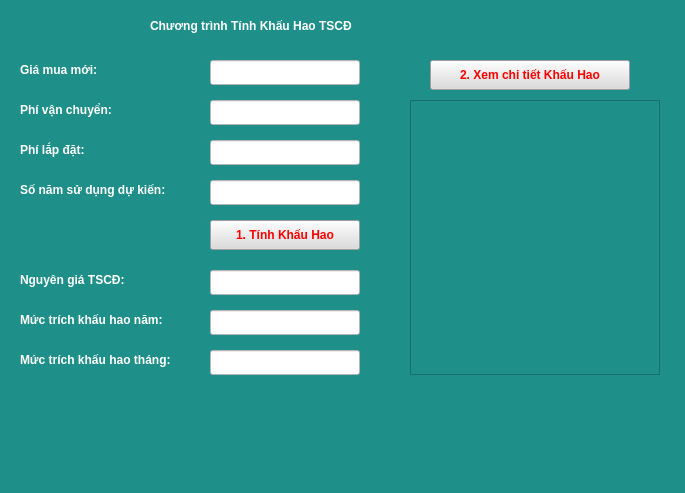
<?xml version="1.0" encoding="UTF-8"?>
<ui version="4.0">
 <class>MainWindow</class>
 <widget class="QMainWindow" name="MainWindow">
  <property name="geometry">
   <rect>
    <x>0</x>
    <y>0</y>
    <width>685</width>
    <height>493</height>
   </rect>
  </property>
  <property name="windowTitle">
   <string>Trần Đỗ Khánh Thư</string>
  </property>
  <widget class="QWidget" name="centralwidget">
   <property name="styleSheet">
    <string notr="true">background-color: rgb(30, 143, 137); color: white; font-weight: bold;</string>
   </property>
   <widget class="QLabel" name="label_title">
    <property name="geometry">
     <rect>
      <x>150</x>
      <y>10</y>
      <width>421</width>
      <height>31</height>
     </rect>
    </property>
    <property name="font">
     <font>
      <weight>75</weight>
      <bold>true</bold>
     </font>
    </property>
    <property name="text">
     <string>Chương trình Tính Khấu Hao TSCĐ</string>
    </property>
   </widget>
   <widget class="QLabel" name="label">
    <property name="geometry">
     <rect>
      <x>20</x>
      <y>60</y>
      <width>120</width>
      <height>20</height>
     </rect>
    </property>
    <property name="text">
     <string>Giá mua mới:</string>
    </property>
   </widget>
   <widget class="QLineEdit" name="lineEdit_purchase">
    <property name="geometry">
     <rect>
      <x>210</x>
      <y>60</y>
      <width>150</width>
      <height>25</height>
     </rect>
    </property>
    <property name="styleSheet">
     <string>background-color: white; color: black;</string>
    </property>
   </widget>
   <widget class="QLabel" name="label_2">
    <property name="geometry">
     <rect>
      <x>20</x>
      <y>100</y>
      <width>120</width>
      <height>20</height>
     </rect>
    </property>
    <property name="text">
     <string>Phí vận chuyển:</string>
    </property>
   </widget>
   <widget class="QLineEdit" name="lineEdit_transport">
    <property name="geometry">
     <rect>
      <x>210</x>
      <y>100</y>
      <width>150</width>
      <height>25</height>
     </rect>
    </property>
    <property name="styleSheet">
     <string>background-color: white; color: black;</string>
    </property>
   </widget>
   <widget class="QLabel" name="label_3">
    <property name="geometry">
     <rect>
      <x>20</x>
      <y>140</y>
      <width>120</width>
      <height>20</height>
     </rect>
    </property>
    <property name="text">
     <string>Phí lắp đặt:</string>
    </property>
   </widget>
   <widget class="QLineEdit" name="lineEdit_install">
    <property name="geometry">
     <rect>
      <x>210</x>
      <y>140</y>
      <width>150</width>
      <height>25</height>
     </rect>
    </property>
    <property name="styleSheet">
     <string>background-color: white; color: black;</string>
    </property>
   </widget>
   <widget class="QLabel" name="label_4">
    <property name="geometry">
     <rect>
      <x>20</x>
      <y>180</y>
      <width>171</width>
      <height>20</height>
     </rect>
    </property>
    <property name="text">
     <string>Số năm sử dụng dự kiến:</string>
    </property>
   </widget>
   <widget class="QLineEdit" name="lineEdit_years">
    <property name="geometry">
     <rect>
      <x>210</x>
      <y>180</y>
      <width>150</width>
      <height>25</height>
     </rect>
    </property>
    <property name="styleSheet">
     <string>background-color: white; color: black;</string>
    </property>
   </widget>
   <widget class="QPushButton" name="btn_calc_basic">
    <property name="geometry">
     <rect>
      <x>210</x>
      <y>220</y>
      <width>150</width>
      <height>30</height>
     </rect>
    </property>
    <property name="styleSheet">
     <string>background-color: rgb(220, 220, 220); color: red;</string>
    </property>
    <property name="text">
     <string>1. Tính Khấu Hao</string>
    </property>
   </widget>
   <widget class="QLabel" name="label_5">
    <property name="geometry">
     <rect>
      <x>20</x>
      <y>270</y>
      <width>120</width>
      <height>20</height>
     </rect>
    </property>
    <property name="text">
     <string>Nguyên giá TSCĐ:</string>
    </property>
   </widget>
   <widget class="QLineEdit" name="lineEdit_original_price">
    <property name="geometry">
     <rect>
      <x>210</x>
      <y>270</y>
      <width>150</width>
      <height>25</height>
     </rect>
    </property>
    <property name="styleSheet">
     <string>background-color: white; color: black;</string>
    </property>
    <property name="readOnly">
     <bool>true</bool>
    </property>
   </widget>
   <widget class="QLabel" name="label_6">
    <property name="geometry">
     <rect>
      <x>20</x>
      <y>310</y>
      <width>171</width>
      <height>20</height>
     </rect>
    </property>
    <property name="text">
     <string>Mức trích khấu hao năm:</string>
    </property>
   </widget>
   <widget class="QLineEdit" name="lineEdit_annual_dep">
    <property name="geometry">
     <rect>
      <x>210</x>
      <y>310</y>
      <width>150</width>
      <height>25</height>
     </rect>
    </property>
    <property name="styleSheet">
     <string>background-color: white; color: black;</string>
    </property>
    <property name="readOnly">
     <bool>true</bool>
    </property>
   </widget>
   <widget class="QLabel" name="label_7">
    <property name="geometry">
     <rect>
      <x>20</x>
      <y>350</y>
      <width>181</width>
      <height>20</height>
     </rect>
    </property>
    <property name="text">
     <string>Mức trích khấu hao tháng:</string>
    </property>
   </widget>
   <widget class="QLineEdit" name="lineEdit_monthly_dep">
    <property name="geometry">
     <rect>
      <x>210</x>
      <y>350</y>
      <width>150</width>
      <height>25</height>
     </rect>
    </property>
    <property name="styleSheet">
     <string>background-color: white; color: black;</string>
    </property>
    <property name="readOnly">
     <bool>true</bool>
    </property>
   </widget>
   <widget class="QPushButton" name="btn_calc_details">
    <property name="geometry">
     <rect>
      <x>430</x>
      <y>60</y>
      <width>200</width>
      <height>30</height>
     </rect>
    </property>
    <property name="styleSheet">
     <string>background-color: rgb(220, 220, 220); color: red;</string>
    </property>
    <property name="text">
     <string>2. Xem chi tiết Khấu Hao</string>
    </property>
   </widget>
   <widget class="QListWidget" name="listWidget_details">
    <property name="geometry">
     <rect>
      <x>410</x>
      <y>100</y>
      <width>250</width>
      <height>275</height>
     </rect>
    </property>
    <property name="styleSheet">
     <string>background-color: rgb(30, 143, 137); color: yellow;</string>
    </property>
   </widget>
  </widget>
 </widget>
 <resources/>
 <connections/>
</ui>
